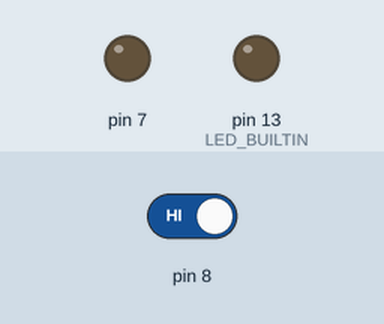
Simulated run of this sketch. Board: Arduino Uno, built with avr-gcc and run on an emulated ATmega328P. Parts: output pins drawn as LEDs (lit = HIGH). The inputs (shaded band) are chosen by the test bench; at power-on: pin 8 HIGH.

Above: at 1.4 s.
1.5 s: pin 8 driven LOW
At 2.2 s:
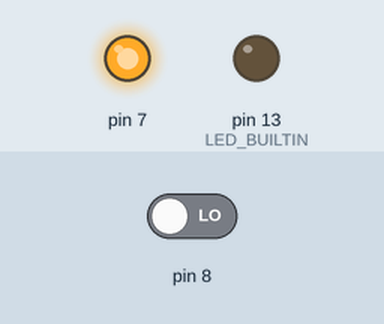
3.0 s: pin 8 driven HIGH
At 3.3 s:
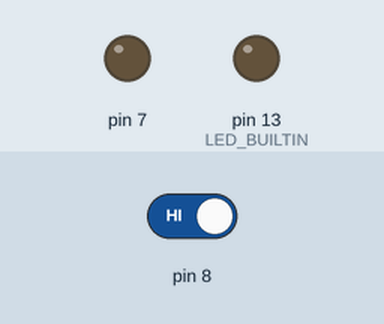
Timing chart, 0 to 6.0 s (numbered marks = the images above; inputs shaded):
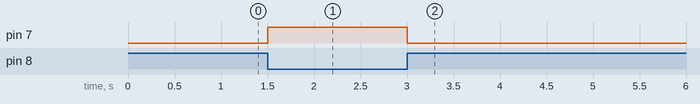

Measured:
- after the input at 1.5 s, pin 7: LOW → HIGH at once
- after the input at 3.0 s, pin 7: HIGH → LOW at once

The sketch:

button.ino
```cpp
void setup() {
  // put your setup code here, to run once:
pinMode(7, OUTPUT);
pinMode(8, INPUT);
pinMode(LED_BUILTIN, OUTPUT);
digitalWrite(LED_BUILTIN, LOW);
}

void loop() {
  if (digitalRead(8) == LOW)
  {
    digitalWrite(7, HIGH);
  }
  else
    digitalWrite(7, LOW);
    delay(300);
  // put your main code here, to run repeatedly:

}
```
